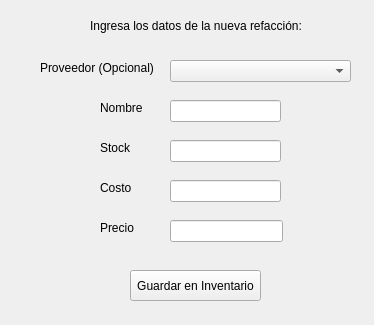
<?xml version="1.0" encoding="UTF-8"?>
<ui version="4.0">
 <class>Form</class>
 <widget class="QWidget" name="Form">
  <property name="geometry">
   <rect>
    <x>0</x>
    <y>0</y>
    <width>374</width>
    <height>325</height>
   </rect>
  </property>
  <property name="windowTitle">
   <string>Ingresar Nueva Refacción</string>
  </property>
  <widget class="QLabel" name="label">
   <property name="geometry">
    <rect>
     <x>90</x>
     <y>0</y>
     <width>221</width>
     <height>51</height>
    </rect>
   </property>
   <property name="text">
    <string>Ingresa los datos de la nueva refacción:</string>
   </property>
  </widget>
  <widget class="QLineEdit" name="input_nombre">
   <property name="geometry">
    <rect>
     <x>170</x>
     <y>100</y>
     <width>111</width>
     <height>22</height>
    </rect>
   </property>
  </widget>
  <widget class="QLineEdit" name="input_costo">
   <property name="geometry">
    <rect>
     <x>170</x>
     <y>180</y>
     <width>111</width>
     <height>22</height>
    </rect>
   </property>
  </widget>
  <widget class="QLineEdit" name="input_precio">
   <property name="geometry">
    <rect>
     <x>170</x>
     <y>220</y>
     <width>113</width>
     <height>22</height>
    </rect>
   </property>
  </widget>
  <widget class="QLineEdit" name="input_stock">
   <property name="geometry">
    <rect>
     <x>170</x>
     <y>140</y>
     <width>111</width>
     <height>22</height>
    </rect>
   </property>
  </widget>
  <widget class="QLabel" name="label_2">
   <property name="geometry">
    <rect>
     <x>100</x>
     <y>100</y>
     <width>49</width>
     <height>16</height>
    </rect>
   </property>
   <property name="text">
    <string>Nombre</string>
   </property>
  </widget>
  <widget class="QLabel" name="label_3">
   <property name="geometry">
    <rect>
     <x>100</x>
     <y>140</y>
     <width>49</width>
     <height>16</height>
    </rect>
   </property>
   <property name="text">
    <string>Stock</string>
   </property>
  </widget>
  <widget class="QLabel" name="label_4">
   <property name="geometry">
    <rect>
     <x>100</x>
     <y>220</y>
     <width>49</width>
     <height>16</height>
    </rect>
   </property>
   <property name="text">
    <string>Precio</string>
   </property>
  </widget>
  <widget class="QLabel" name="label_5">
   <property name="geometry">
    <rect>
     <x>100</x>
     <y>180</y>
     <width>49</width>
     <height>16</height>
    </rect>
   </property>
   <property name="text">
    <string>Costo</string>
   </property>
  </widget>
  <widget class="QPushButton" name="btn_guardar_refaccion">
   <property name="geometry">
    <rect>
     <x>130</x>
     <y>270</y>
     <width>131</width>
     <height>31</height>
    </rect>
   </property>
   <property name="text">
    <string>Guardar en Inventario</string>
   </property>
  </widget>
  <widget class="QLabel" name="label_6">
   <property name="geometry">
    <rect>
     <x>40</x>
     <y>60</y>
     <width>121</width>
     <height>16</height>
    </rect>
   </property>
   <property name="text">
    <string>Proveedor (Opcional)</string>
   </property>
  </widget>
  <widget class="QComboBox" name="combo_proveedor">
   <property name="geometry">
    <rect>
     <x>170</x>
     <y>60</y>
     <width>181</width>
     <height>22</height>
    </rect>
   </property>
  </widget>
 </widget>
 <resources/>
 <connections/>
</ui>
